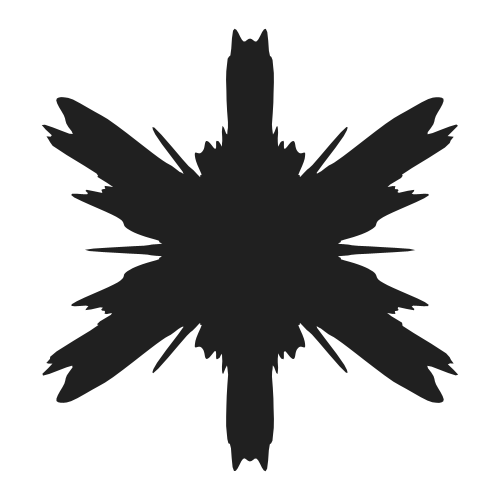
Frame 1 (no input)
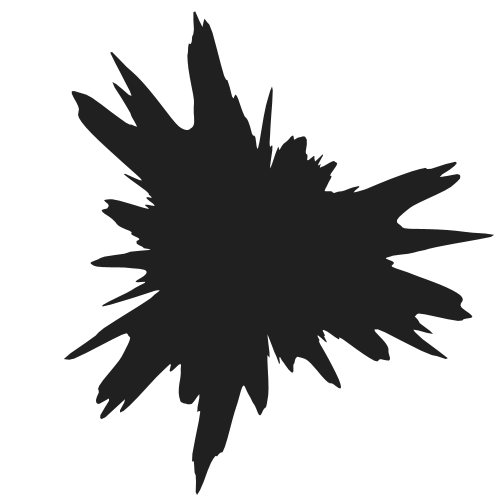
Frame 60 (the mouse pressed at the canvas centre just before this capture)
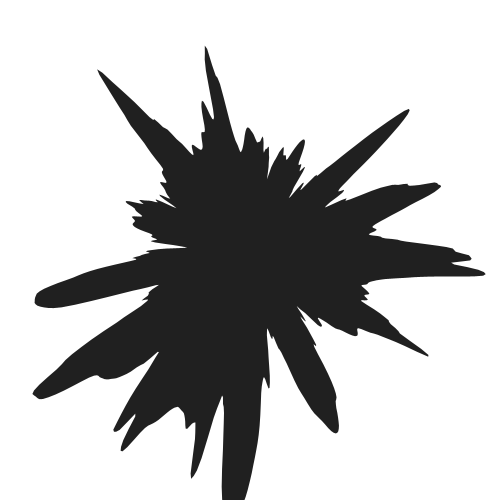
Frame 120 (the mouse held since frame 60 and released just before this capture)

The Processing sketch that drew these frames (run headless with seeded random() and noise(); from frame 60 on, the mouse is pressed at the canvas centre):

// Processing sketch: processing_185916
// ── processing_185916.pde

float angleInc = 1.0 / 128.0;
float offset = 0.0;
float offsetInc = 0.01;
float r;

void setup() {
  size(500, 500);
  r = width / 1.5;
  fill(32);
  noStroke();
}

void draw() {
  background(255);
  float angle = 0;
  
  translate(width / 2.0, height / 2.0);
  beginShape();    
  while (angle < TWO_PI) {    
    float xn = sin(angle * 3);
    float yn = cos(angle * 7);
    float n = noise(xn + offset, yn + offset);
    PVector p = new PVector(sin(angle), cos(angle));
    p.mult(r * n);
    vertex(p.x, p.y);    
    angle += angleInc;
  }
  endShape();  
  offset += offsetInc;
}
